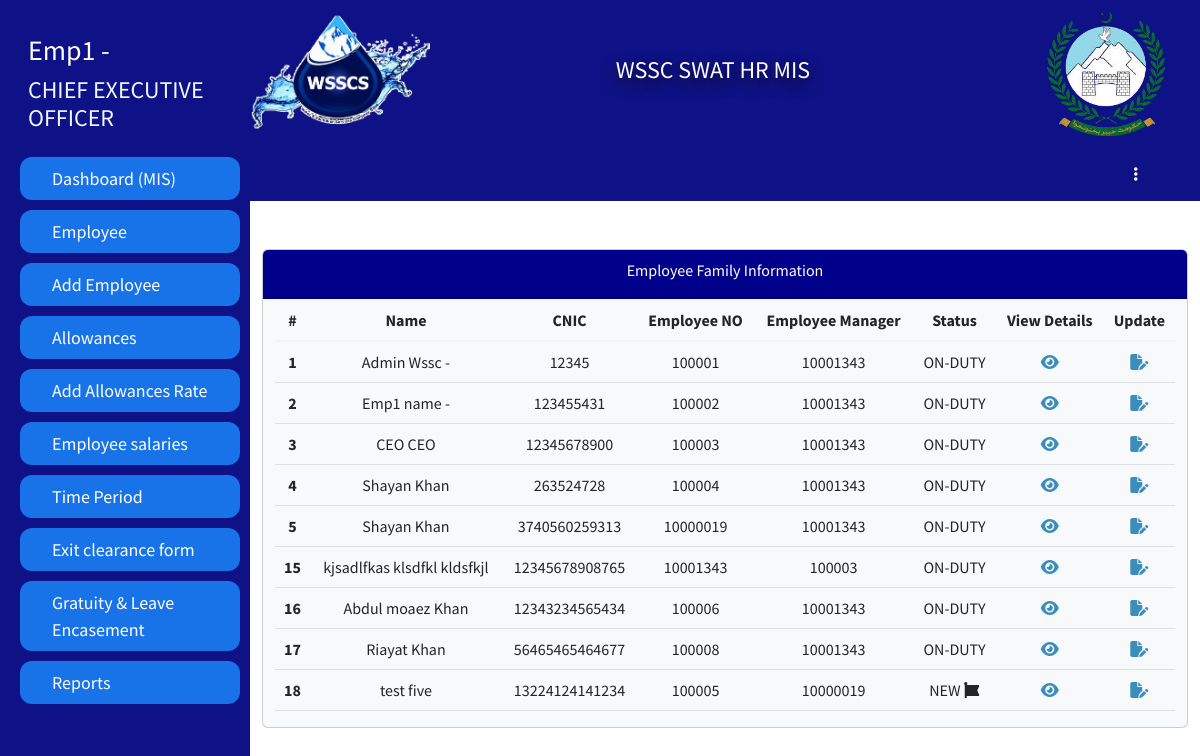
/hradmin/EmployementData.php (signed in), run on the app's committed database.
### tables this page shows
CREATE TABLE `employeedata` (
  `Id` int(11) NOT NULL,
  `image` varchar(255) DEFAULT NULL,
  `fName` varchar(255) DEFAULT NULL,
  `mName` varchar(255) DEFAULT NULL,
  `lName` varchar(255) DEFAULT NULL,
  `father_Name` varchar(255) DEFAULT NULL,
  `CNIC` varchar(15) DEFAULT NULL,
  `email` varchar(255) DEFAULT NULL,
  `pAddress` varchar(255) DEFAULT NULL,
  `cAddress` varchar(255) DEFAULT NULL,
  `city` varchar(255) DEFAULT NULL,
  `postAddress` varchar(255) DEFAULT NULL,
  `mNumber` varchar(15) DEFAULT NULL,
  `ofphNumber` varchar(15) DEFAULT NULL,
  `Alternate_Number` varchar(15) DEFAULT NULL,
  `DofB` varchar(20) DEFAULT NULL,
  `religion` varchar(255) DEFAULT NULL,
  `gender` varchar(10) DEFAULT NULL,
  `BlGroup` varchar(5) DEFAULT NULL,
  `Domicile` varchar(255) DEFAULT NULL,
  `MaritalStatus` varchar(255) DEFAULT NULL,
  `NextofKin` varchar(255) DEFAULT NULL,
  `NextofKinCellNumber` varchar(15) DEFAULT NULL,
  `ContactPerson` varchar(255) DEFAULT NULL,
  `CPCN` varchar(15) DEFAULT NULL,
  `Employement_Group` varchar(255) DEFAULT NULL,
  `Employee_Class` varchar(255) DEFAULT NULL,
  `Employee_Group` varchar(255) DEFAULT NULL,
  `Employee_Sub_Group` varchar(255) DEFAULT NULL,
  `Employee_Quota` varchar(255) DEFAULT NULL,
  `Salary_Bank` varchar(255) DEFAULT NULL,
  `Salary_Branch` varchar(255) DEFAULT NULL,
  `Account_No` varchar(255) DEFAULT NULL,
  `Pay_Type` varchar(255) DEFAULT NULL,
  `EOBI_No` varchar(255) DEFAULT NULL,
  `Bill_Walved_Off` varchar(255) DEFAULT NULL,
  `Weekly_Working_Days` int(11) DEFAULT NULL,
  `Bill_Waived_Off` varchar(255) DEFAULT NULL,
  `Employee_Pay_Classification` varchar(255) DEFAULT NULL,
  `Grade` varchar(255) DEFAULT NULL,
  `Department` varchar(255) DEFAULT NULL,
  `Job_Tiltle` varchar(255) DEFAULT NULL,
  `Salary_Mode` varchar(255) DEFAULT NULL,
  `Status` varchar(255) DEFAULT 'NEW',
  `EmployeeNo` int(11) DEFAULT NULL,
  `Employee_Manager` int(11) DEFAULT NULL,
  `Joining_Date` varchar(20) DEFAULT NULL,
  `Contract_Expiry_Date` varchar(20) DEFAULT NULL,
  `Last_Working_Date` varchar(20) DEFAULT NULL,
  `Attendance_Supervisor` int(11) DEFAULT NULL,
  `Duty_Location` varchar(255) DEFAULT NULL,
  `Duty_Point` varchar(255) DEFAULT NULL,
  `TypeEmp` varchar(255) DEFAULT NULL,
  `type` varchar(255) DEFAULT NULL,
  `DY_Supervisor` varchar(255) DEFAULT NULL,
  `leaveAlreadyAvailed` int(255) NOT NULL DEFAULT 34
);

### hradmin/EmployementData.php (the view, shortened to what this page needs)
<?php
if (!isset($_SESSION['loginid']) || !isset($_SESSION['EmployeeNumber']) || $_SESSION['Designation'] != 'HR manager') {
  error_log("Unauthorized access attempt. User: {$_SESSION['loginid']}");
  header("Location: ../logout.php");
  exit;
} else
  {
?>
<!DOCTYPE html>
<html lang="en">
<head>
<?php include ('link/links.php')?>
</head>
<body>
    <?php include ('link/desigene/sidebar.php')?>
  <div id="main">
    <?php include('link/desigene/navbar.php')?>
    <div class="container-fluid py-5">
      <div class="row">
        <div class="col-lg-12">
          <div class="card card2 text-center bg-light">
            <div style="background-color: darkblue;" class="card-header ">
              <div class="card-title text-white">Employee Family Information</div>
            </div>
            <div class="container">
                <table class="table">
                    <thead>
                        <tr>
                        <th scope="col">#</th>
                        <th scope="col">Name</th>
                        <th scope="col">CNIC</th>
                        <th scope="col">Employee NO</th>
                        <th scope="col">Employee Manager</th>
                        <th scope="col">Status</th>
                        <th scope="col">View Details</th>
                        <th scope="col">Update</th>
                    </thead>
                    <tbody>
                    <?php
                    include ('link/desigene/db.php');
                    $select = mysqli_query($conn,"SELECT * FROM `employeedata`");
                    if(mysqli_num_rows($select)>0){
                    while($see=mysqli_fetch_array($select)){
                    if($see['Status']=='NEW'){
                      $NEW='<i class="fa-solid fa-font-awesome"></i>';
                    }
                    $IdUpdate=$see ['Id'];
                    $ifupdate=mysqli_query($conn,"SELECT * FROM `employeedataupdate` WHERE `IdUpdate`=$IdUpdate && `status`='IN PROCESS'");
                    if(mysqli_num_rows($ifupdate)>0){
                      $dataupdate='<i class="fa-solid fa-spinner fa-spin"></i>';
                    }else{
                      $dataupdate=$see ['Status'] ." ".$NEW;
                    }
                    ?>
                        <tr>
                        <th scope="row"><?php echo $see ['Id'] ?></th>
                        <td><?php echo $see ['fName'];?> <?php echo $see ['mName'];?> <?php echo $see ['lName']?></td>
                        <td><?php echo $see ['CNIC']?></td>
                        <td><?php echo $see ['EmployeeNo'] ?><?php echo $see ['EmployeeNowssp'] ?></td>
                        <td><?php echo $see ['Employee_Manager'] ?><?php echo $see ['Employee_Manager_tma'] ?></td>
                        <td><?php echo $dataupdate?></td>
                        <td><a href="profile.php?updat=<?php echo $see['EmployeeNo']?>" ><i class="fa-solid fa-eye"></i></a></td>
                        <td><a href="updateemp.php?id=<?php echo $see['Id']?>"><i class="fa-solid fa-file-pen"></i></a></td>
                        </tr>
                        <?php
                    }}
                    else{
                      echo 'error';
                    }
                    ?>
                    </tbody>
                </table>
            </div>
        </div>
        </div>
      </div>
    </div>
  </div>
</body>
</html>
<?php }?>

### hradmin/link/links.php (shortened to what this page needs)
<link href="https://cdn.jsdelivr.net/npm/bootstrap@5.3.1/dist/css/bootstrap.min.css" rel="stylesheet">
<link rel="stylesheet" href="https://cdnjs.cloudflare.com/ajax/libs/font-awesome/4.7.0/css/font-awesome.min.css">
<link rel="stylesheet" href="https://cdn.jsdelivr.net/npm/bootstrap-icons@1.10.3/font/bootstrap-icons.css">
<link href="https://cdn.jsdelivr.net/npm/bootstrap@5.2.3/dist/css/bootstrap.min.css" rel="stylesheet">
<link rel="stylesheet" href="../dist/css/AdminLTE.min.css">
<link rel="stylesheet" href="../dist/css/skins/_all-skins.min.css">
<link rel="stylesheet" href="../dist/select2/select2.min.css">
<link rel="stylesheet" href="../dist/sweat-alerts/sweetalert.css">
<link href="css/style.css" rel="stylesheet">
<link rel="stylesheet" href="https://code.jquery.com/ui/1.12.1/themes/base/jquery-ui.css">

### hradmin/link/desigene/sidebar.php (shortened to what this page needs)
<div id="mySidenav" class="sidenav">
  <div class="row w-100">
  <div class="profile col-12">
  <?php
      $emil= $_SESSION['EmployeeNumber'];
      include('../link/desigene/db.php');
      $selectsession=mysqli_query($conn,"SELECT * FROM `employeedata` WHERE `EmployeeNo`='$emil'");
      while($row=mysqli_fetch_array($selectsession)){
      ?>
      <h3> <?php echo $row['fName']?> <?php echo $row['lName']?></h3>
      <h4> <?php echo $row['Job_Tiltle']?></h4>
      <?php }?>
  </div>
  </div>
              <a href="index.php" class="nav-link mt-3">Dashboard (MIS)</a>
              <a href="EmployementData.php" class="nav-link">
                  Employee
                </a>
              <a class="dropbtn nav-link" href="employeePersonalInfo.php">
                  Add Employee
                </a>
                <a href="allowances_details.php" class="nav-link">
                  Allowances
                </a>
                <a href="allowancepay.php" class="nav-link">
                 Add Allowances Rate
                </a>
                <a href="employeeCountotal.php" class="nav-link">
                 Employee salaries
                </a>
                <a href="timepriod.php" class="nav-link">
                 Time Period
                </a>
                <a href="EXITCLEARANCEFORM.php" class="nav-link">
                  Exit clearance form
                </a>
                <a href="Gratuity.php">
                Gratuity & Leave Encasement
                </a>
                <a href="Leaves.php" class="nav-link">
                  Reports
                </a>
              </div>

### hradmin/link/desigene/navbar.php (shortened to what this page needs)
<nav class="navbar header">
  <div class="row w-100">
    <div class="col-md-3 col-lg-2 col-sm-12 mx-auto">
      <img src="../image/1662096718940.jpg" width="180px" alt="">
    </div>
    <div class="col-md-6 col-sm-12 col-lg-8 mx-auto">
      <h4 class="text-white text-center m-5" style="text-shadow: 0px 6px 15px #111;">WSSC SWAT HR MIS</h4>
    </div>
    <div class="col-md-3 col-lg-2 col-sm-12 mx-auto">
      <img src="../image/image-removebg-preview.png" width="128px" alt="">
    </div>
  </div>
</nav>
<nav class="navbar header">
  <div class="row w-100">
    <div class="col-lg-11 col-md-11 col-sm-12"></div>
    <div class="col-lg-1 col-md-1 col-sm-12">
    <div class="dropstart">
            <button type="button" class="btn text-white" data-bs-toggle="dropdown" aria-expanded="false">
            <i class="fa-solid fa-ellipsis-vertical"></i>
            </button>
          </div>
    </div>
  </div>
</nav>

### hradmin/css/style.css (style rules this page uses)
.sidenav { height: 100%; width: 250px; position: fixed; z-index: 1; top: 0; left: 0; background-color: #0f1286; overflow-x: hidden; transition: 0.5s; padding-top: 10px; }
.sidenav a { padding: 8px 8px 8px 32px; text-decoration: none; font-size: 10px !important; color: #fff; display: block; transition: 0.3s; background-color: #1873e8; margin-left: 20px; margin-right: 10px; margin-top: 10px; border-radius: 12px; }
#main { transition: margin-left .5s; margin-left: 250px; }
.header { background-color: #0f1286; }
.profile { padding-left: 40px; }
.profile h3 { color: #fff; }
.profile h4 { color: aliceblue; }
.sidenav a { padding: 8px 8px 8px 32px; text-decoration: none; font-size: 18px !important; color: #fff; display: block; transition: 0.3s; background-color: #1873e8; margin-left: 20px; margin-right: 10px; margin-top: 10px; border-radius: 12px; }

### data on the page
employeedata: fName "Emp1", lName "-", Job_Tiltle "CHIEF EXECUTIVE OFFICER", Id "2", mName "name", CNIC "123455431", EmployeeNo "100002", Employee_Manager "10001343", Status "ON-DUTY"
employeedata: Id "1", fName "Admin", mName "Wssc", lName "-", CNIC "12345", EmployeeNo "100001", Employee_Manager "10001343", Status "ON-DUTY"
employeedata: Id "3", fName "CEO", mName "CEO", CNIC "12345678900", EmployeeNo "100003", Employee_Manager "10001343", Status "ON-DUTY"
employeedata: Id "4", fName "Shayan", lName "Khan", CNIC "263524728", EmployeeNo "100004", Employee_Manager "10001343", Status "ON-DUTY"
employeedata: Id "5", fName "Shayan", lName "Khan", CNIC "3740560259313", EmployeeNo "10000019", Employee_Manager "10001343", Status "ON-DUTY"
employeedata: Id "15", fName "kjsadlfkas", mName "klsdfkl", lName "kldsfkjl", CNIC "12345678908765", EmployeeNo "10001343", Employee_Manager "100003", Status "ON-DUTY"
employeedata: Id "16", fName "Abdul", mName "moaez", lName "Khan", CNIC "12343234565434", EmployeeNo "100006", Employee_Manager "10001343", Status "ON-DUTY"
employeedata: Id "17", fName "Riayat", lName "Khan", CNIC "56465465464677", EmployeeNo "100008", Employee_Manager "10001343", Status "ON-DUTY"
employeedata: Id "18", fName "test", lName "five", CNIC "13224124141234", EmployeeNo "100005", Employee_Manager "10000019", Status "NEW"
